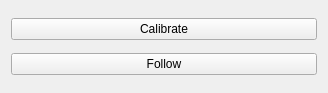
<?xml version="1.0" encoding="UTF-8"?>
<ui version="4.0">
 <class>ETFollower</class>
 <widget class="QMainWindow" name="ETFollower">
  <property name="geometry">
   <rect>
    <x>0</x>
    <y>0</y>
    <width>328</width>
    <height>93</height>
   </rect>
  </property>
  <property name="windowTitle">
   <string>ETFollower</string>
  </property>
  <widget class="QWidget" name="centralWidget">
   <layout class="QVBoxLayout" name="verticalLayout">
    <item>
     <widget class="QPushButton" name="pbCalibrate">
      <property name="text">
       <string>Calibrate</string>
      </property>
     </widget>
    </item>
    <item>
     <widget class="QPushButton" name="pbFollow">
      <property name="text">
       <string>Follow</string>
      </property>
     </widget>
    </item>
   </layout>
  </widget>
 </widget>
 <layoutdefault spacing="6" margin="11"/>
 <resources/>
 <connections/>
</ui>
